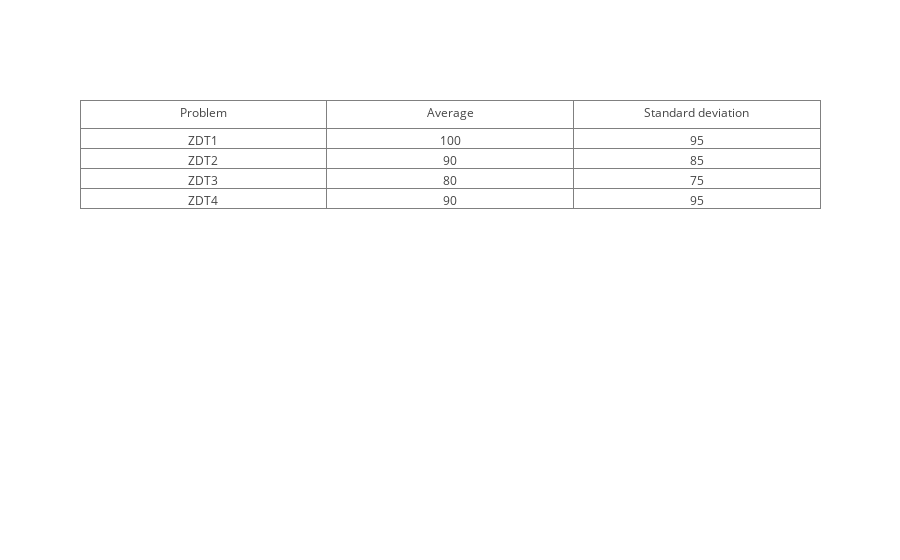

Here is the notebook cell this chart was saved with:
### Code cell
import plotly.plotly as py
import plotly.graph_objs as go
x = [100, 90, 80, 90]
y = [95, 85, 75, 95]
trace = go.Table(
    header=dict(values=['Problem', 'Average','Standard deviation']),
    cells=dict(values=[['ZDT1','ZDT2','ZDT3','ZDT4','ZDT6'],x,y]))

data = [trace] 
plotly.offline.iplot(data, filename = 'basic_table')

### Figure 1 — Plotly figure (JSON) as saved in the notebook; plotly's stock layout.template omitted (floating-point values rounded to 4 significant figures)
{"data": [{"cells": {"values": [["ZDT1", "ZDT2", "ZDT3", "ZDT4"], [100, 90, 80, 90], [95, 85, 75, 95]]}, "header": {"values": ["Problem", "Average", "Standard deviation"]}, "type": "table", "uid": "74c877fd-85fd-4cec-aac3-3d7c1063b7e5"}], "layout": {}}
